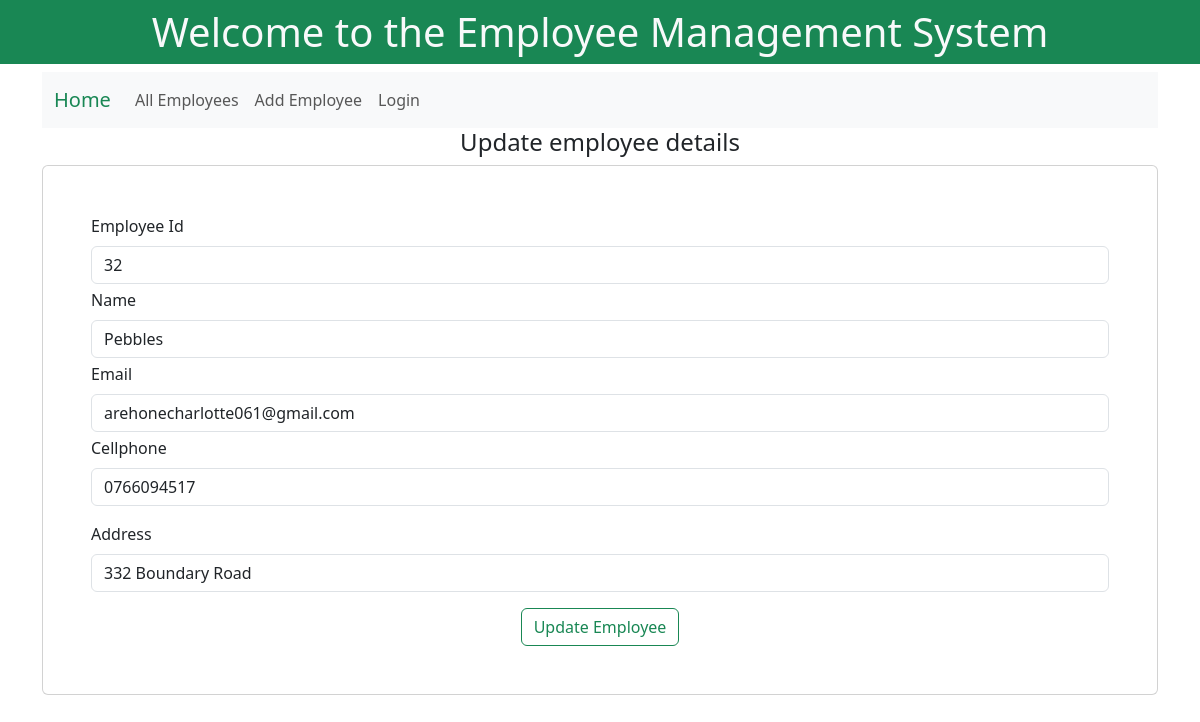
The page /updateemployee/3 on the database its author committed.
### emp/models.py (models this page shows)
class Employee(models.Model):
    employeeid = models.CharField(max_length=100)
    employeename = models.CharField(max_length=50)
    email = models.CharField(max_length=50)
    address = models.CharField(max_length=50)
    phone = models.CharField(max_length=50)

### emp/views.py (the view)
# urls.py: path("updateemployee/<int:empid>", views.updateemployee, name="updateemployee"),
def updateemployee(request, empid):
    e = Employee.objects.get(pk = empid)
    return render(request, "emp/updateemployee.html", {"singleemp": e})

### emp/templates/emp/updateemployee.html (shortened to what this page needs)
{% extends "base.html" %}
{% block content %}
<h4 class="text-center">Update employee details</h4>
<div class="card p-5">
    <form action="/doupdateemployee/{{singleemp.id}}/" method="POST">
        <div class="mb-1">
          <label for="exampleInputEmail1" class="form-label">Employee Id</label>
          <input type="text" class="form-control" name="employeeid" placeholder="Enter employee Id" value="{{singleemp.employeeid}}" readonly>
        </div>
        <div class="mb-1">
          <label for="exampleInputEmail1" class="form-label">Name</label>
          <input type="text" class="form-control" name="employeename" placeholder="Enter the name of the employee" value="{{singleemp.employeename}}">
        </div>
        <div class="mb-1">
          <label for="exampleInputEmail1" class="form-label">Email</label>
          <input type="email" class="form-control" name="email" placeholder="Enter email of the employee" value="{{singleemp.email}}">
        </div>
        <div class="mb-3">
          <label for="exampleInputEmail1" class="form-label">Cellphone</label>
          <input type="text" class="form-control" name="cellphone" placeholder="Enter cellphone number of the employee" value="{{singleemp.phone}}">
        </div>
        <div class="mb-3">
          <label for="exampleInputEmail1" class="form-label">Address</label>
          <input type="text" class="form-control" name="address" placeholder="Enter address of the employee" value="{{singleemp.address}}">
        </div>
        <div class="text-center">
            <button type="submit" class="btn btn-outline-success">Update Employee</button>
        </div>
      </form>
</div>
{% endblock content %}

### rows shown on the page
Employee: employeeid "32", employeename "Pebbles", email "arehonecharlotte061@gmail.com", cellphone "0766094517", address "332 Boundary Road"
